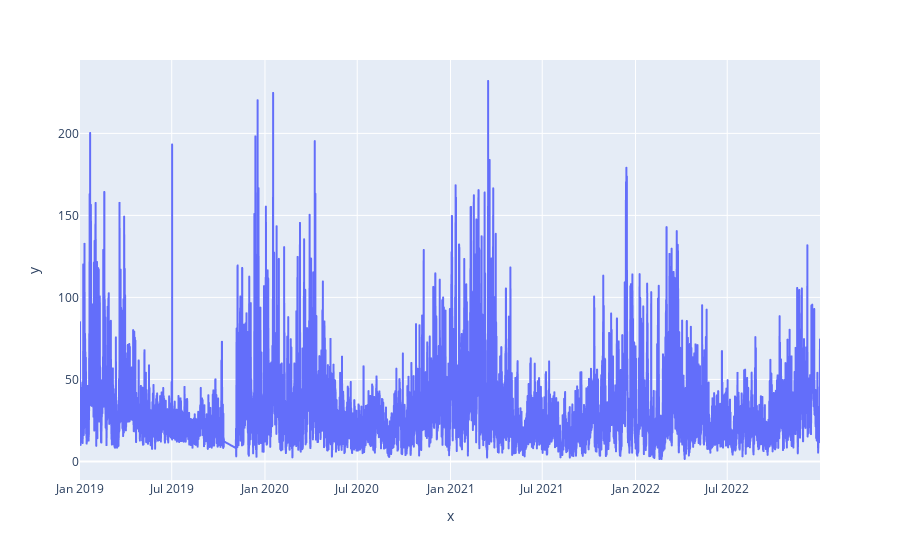

Here is the notebook cell this chart was saved with:
### Code cell
import plotly.express as px

px.line(x=dataframe["timestamp"], y=dataframe["pm10"])

### Figure 1 — Plotly figure (JSON) as saved in the notebook; plotly's stock layout.template omitted (floating-point values rounded to 4 significant figures; data arrays with more than 128 entries replaced by an {"elided": "..."} marker saying what was removed)
{"data": [{"hovertemplate": "x=%{x}<br>y=%{y}<extra></extra>", "legendgroup": "", "line": {"color": "#636efa", "dash": "solid"}, "marker": {"symbol": "circle"}, "mode": "lines", "name": "", "showlegend": false, "type": "scattergl", "x": {"elided": "34405 str values"}, "xaxis": "x", "y": {"elided": "34405 float values"}, "yaxis": "y"}], "layout": {"legend": {"tracegroupgap": 0}, "margin": {"t": 60}, "xaxis": {"anchor": "y", "domain": [0, 1], "title": {"text": "x"}}, "yaxis": {"anchor": "x", "domain": [0, 1], "title": {"text": "y"}}}}
